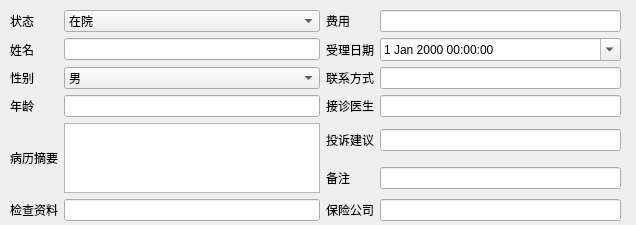
<?xml version="1.0" encoding="UTF-8"?>
<ui version="4.0">
 <class>Dialog</class>
 <widget class="QDialog" name="Dialog">
  <property name="geometry">
   <rect>
    <x>0</x>
    <y>0</y>
    <width>636</width>
    <height>225</height>
   </rect>
  </property>
  <property name="windowTitle">
   <string>Dialog</string>
  </property>
  <widget class="QWidget" name="gridLayoutWidget">
   <property name="geometry">
    <rect>
     <x>10</x>
     <y>10</y>
     <width>611</width>
     <height>211</height>
    </rect>
   </property>
   <layout class="QGridLayout" name="gridLayout">
    <item row="0" column="3">
     <widget class="QLabel" name="label_7">
      <property name="text">
       <string>费用</string>
      </property>
     </widget>
    </item>
    <item row="1" column="5">
     <widget class="QDateTimeEdit" name="dateTimeEdit">
      <property name="contextMenuPolicy">
       <enum>Qt::CustomContextMenu</enum>
      </property>
      <property name="calendarPopup">
       <bool>true</bool>
      </property>
     </widget>
    </item>
    <item row="3" column="2">
     <widget class="QLineEdit" name="lineEdit_2"/>
    </item>
    <item row="5" column="5">
     <widget class="QLineEdit" name="lineEdit_10"/>
    </item>
    <item row="6" column="0">
     <widget class="QLabel" name="label_6">
      <property name="text">
       <string>检查资料</string>
      </property>
     </widget>
    </item>
    <item row="6" column="3">
     <widget class="QLabel" name="label_11">
      <property name="text">
       <string>保险公司</string>
      </property>
     </widget>
    </item>
    <item row="0" column="0">
     <widget class="QLabel" name="label_2">
      <property name="text">
       <string>状态</string>
      </property>
     </widget>
    </item>
    <item row="1" column="2">
     <widget class="QLineEdit" name="lineEdit"/>
    </item>
    <item row="2" column="3">
     <widget class="QLabel" name="label_9">
      <property name="text">
       <string>联系方式</string>
      </property>
     </widget>
    </item>
    <item row="3" column="0">
     <widget class="QLabel" name="label_4">
      <property name="text">
       <string>年龄</string>
      </property>
     </widget>
    </item>
    <item row="3" column="3">
     <widget class="QLabel" name="label_10">
      <property name="text">
       <string>接诊医生</string>
      </property>
     </widget>
    </item>
    <item row="0" column="5">
     <widget class="QLineEdit" name="lineEdit_5"/>
    </item>
    <item row="1" column="0">
     <widget class="QLabel" name="label">
      <property name="text">
       <string>姓名</string>
      </property>
     </widget>
    </item>
    <item row="2" column="2">
     <widget class="QComboBox" name="comboBox_2">
      <item>
       <property name="text">
        <string>男</string>
       </property>
      </item>
      <item>
       <property name="text">
        <string>女</string>
       </property>
      </item>
      <item>
       <property name="text">
        <string>其他</string>
       </property>
      </item>
     </widget>
    </item>
    <item row="3" column="5">
     <widget class="QLineEdit" name="lineEdit_7"/>
    </item>
    <item row="4" column="0" rowspan="2">
     <widget class="QLabel" name="label_5">
      <property name="text">
       <string>病历摘要</string>
      </property>
     </widget>
    </item>
    <item row="4" column="2" rowspan="2">
     <widget class="QTextEdit" name="textEdit"/>
    </item>
    <item row="0" column="2">
     <widget class="QComboBox" name="comboBox">
      <item>
       <property name="text">
        <string>在院</string>
       </property>
      </item>
      <item>
       <property name="text">
        <string>出院</string>
       </property>
      </item>
      <item>
       <property name="text">
        <string>其他</string>
       </property>
      </item>
     </widget>
    </item>
    <item row="2" column="0">
     <widget class="QLabel" name="label_3">
      <property name="text">
       <string>性别</string>
      </property>
     </widget>
    </item>
    <item row="1" column="3">
     <widget class="QLabel" name="label_8">
      <property name="text">
       <string>受理日期</string>
      </property>
     </widget>
    </item>
    <item row="2" column="5">
     <widget class="QLineEdit" name="lineEdit_6"/>
    </item>
    <item row="4" column="3">
     <widget class="QLabel" name="label_12">
      <property name="text">
       <string>投诉建议</string>
      </property>
     </widget>
    </item>
    <item row="4" column="5">
     <widget class="QLineEdit" name="lineEdit_9"/>
    </item>
    <item row="5" column="3">
     <widget class="QLabel" name="label_13">
      <property name="text">
       <string>备注</string>
      </property>
     </widget>
    </item>
    <item row="6" column="5">
     <widget class="QLineEdit" name="lineEdit_8"/>
    </item>
    <item row="6" column="2">
     <widget class="QLineEdit" name="lineEdit_4"/>
    </item>
   </layout>
  </widget>
 </widget>
 <resources/>
 <connections/>
</ui>
